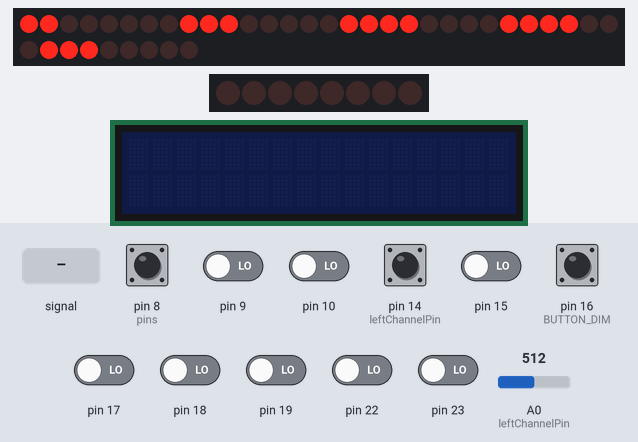
Bench run of a sketch on a simulated Arduino Uno, built with avr-gcc and run on an emulated ATmega328P. On the bench: 39 shift-register outputs drawn as a row of LEDs (first output left, lit = HIGH), 8 shift-register outputs drawn as a row of LEDs (first output left, lit = HIGH), 16×2 character LCD. Wiring (inferred from the names in the program): 7 × shift register (74HC595): data pin 2; shift clock pin 4; latch pin 3; OE pin 11; shift register (74HC595): data pin 13; shift clock pin 12. Wiring (inferred from the signals the program sends): character LCD (HD44780): RS Q28; E Q52; data Q32, Q33, Q34, Q35, Q36, Q37, Q38, Q39; 2 × row of LEDs: on Q0, Q1, Q2, Q3, Q4, Q5, Q6, Q7, Q8, Q9, Q10, Q11, Q12, Q13, Q14, Q15, Q16, Q17, Q18, Q19, Q20, Q21, Q22, Q23, Q24, Q25, Q26, Q27, Q29, Q30, Q31, Q40, Q41, Q42, Q43, Q44, Q45, Q46, Q47 / on Q0, Q1, Q2, Q3, Q4, Q5, Q6, Q7. Inputs (shaded band) come from the test bench; at power-on: pin 8 (pins), pin 16 (BUTTON_DIM) HIGH, pin 9, pin 10, pin 14 (leftChannelPin), pin 15, pin 17–19, pin 22, pin 23 LOW, A0 (leftChannelPin) = 512.

Above: at 1.2 s.
1.3 s: A0 (leftChannelPin) fed a 2 Hz sine of ±306 counts around its level
At 1.48 s:
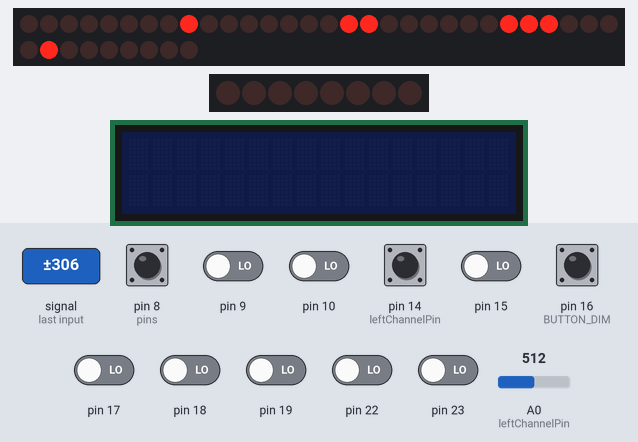
3.0 s: A0 (leftChannelPin) set to 900
At 3.8 s:
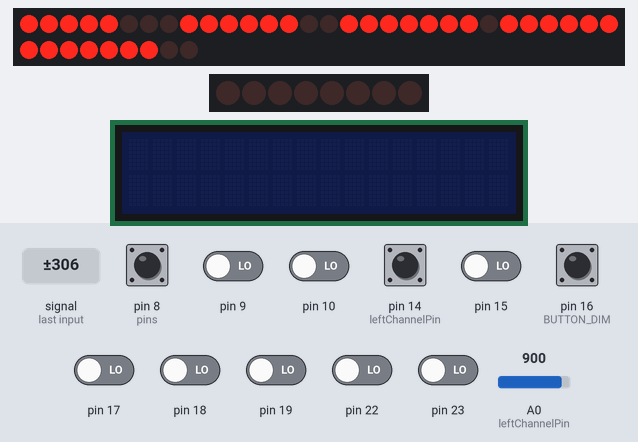
4.5 s: pin 16 (BUTTON_DIM) pulled LOW for 0.15 s
At 5.5 s:
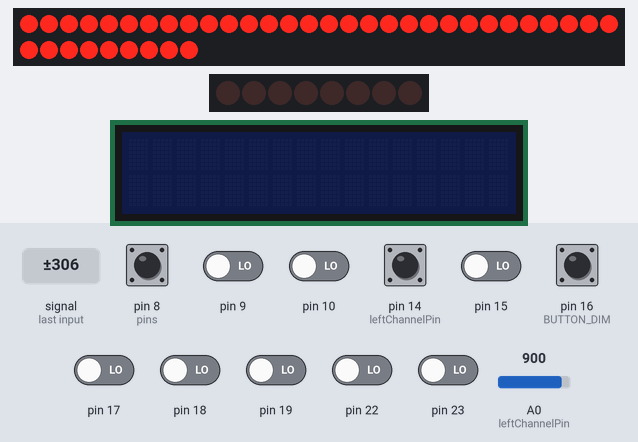
6.1 s: A0 (leftChannelPin) set to 716
At 7.3 s:
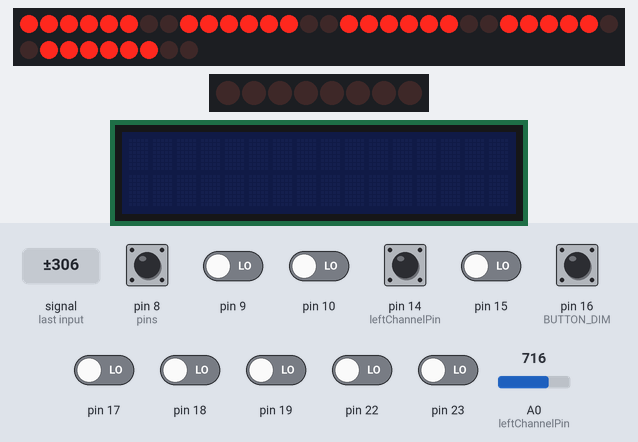
7.6 s: A0 (leftChannelPin) set to 511
At 8.5 s:
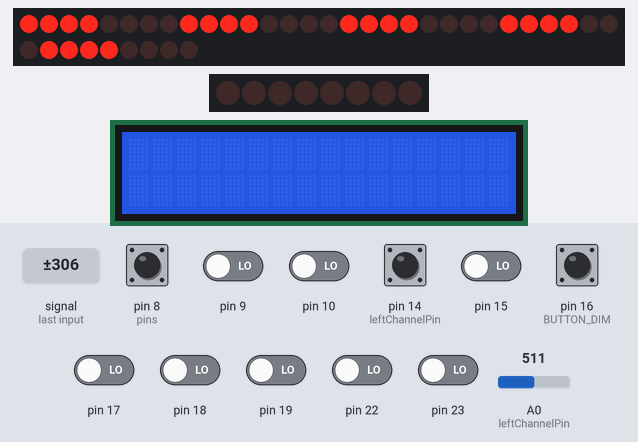
9.1 s: A0 (leftChannelPin) set to 306
At 9.6 s:
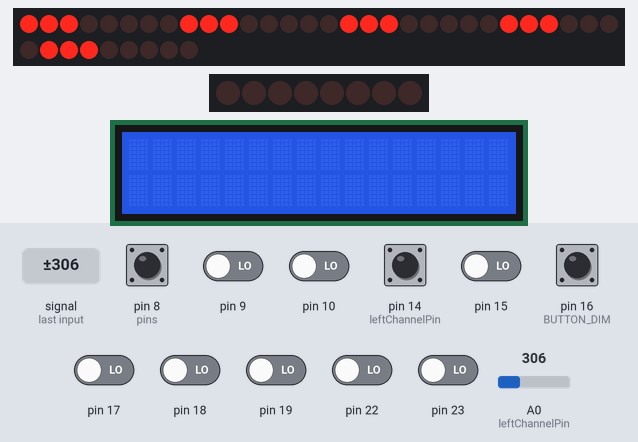
Timing chart, 0 to 11.6 s (numbered marks = the images above; inputs shaded):
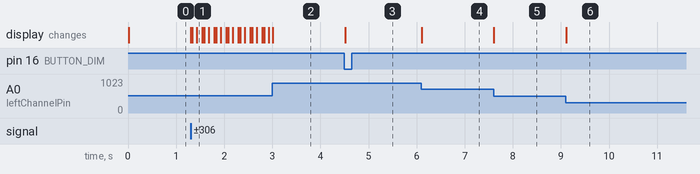

The sketch:

equalizer_shift_reg.ino
```cpp
#include <util/atomic.h>

//Shift register pins
#define ST_CP PD3
#define SH_CP PD4
#define DS PD2
#define OE PB3
#define BUTTON_MODE PB0
#define BUTTON_DIM PC2
#define countArr(number) sizeof(number)/sizeof(number[0])

//MSGEQ7 pins
#define leftChannelPin 0
#define strobePin PB4
#define resetPin PB5

uint8_t pressed[] = {0, 0};
boolean first_press = 1;

uint16_t spectrumLeftValue[7];
uint16_t spectrumRightValue[7];
uint8_t filter = 120;
uint16_t spectrumValue[7];
uint16_t amplitudeBitsLast[7];
uint16_t maxFreq;
uint8_t modeType = 3;

uint16_t speedFall = 60;//the speed (ms) of max amplitude falling
uint16_t stayMaxFall = 200; // how much time (ms) will stay at max amplitude before starting to fall
uint16_t speedFall_1 = 40;


uint32_t last_millis[7];
uint32_t last_millis_stay_max[7];
uint32_t last_millis_1 = 0;

void setup() {
  Serial.begin(9600);
  Serial.end();
  //set STORAGE, SHIFT and DATA IN as OUTPUT for 74HC595N
  DDRD |= (1 << ST_CP) | (1 << SH_CP) | (1 << DS);
  //set OE as OUTPUT  for 74HC595N
  DDRB |= (1 << OE);
  //set LOW for OE
  PORTB &= ~(1 << OE);

  DDRC &= ~(1 << PC0);
  DDRB |= (1 << strobePin) | (1 << resetPin);

  DDRB &= ~(1 << BUTTON_MODE); //BUTTON_MODE INPUT
  PORTB |= (1 << BUTTON_MODE); //BUTTON_MODE INPUT_PULLUP

  DDRC &= ~(1 << BUTTON_DIM); //BUTTON_DIM INPUT
  PORTC |= (1 << BUTTON_DIM); //BUTTON_DIM INPUT_PULLUP

  TCCR1A |= (1 << WGM10) | (1 << WGM11);
  TCCR1B = (1 << CS11) | (1 << CS10) | (1 << WGM12) | (1 << WGM13); // Normal port operation, 64 prescaller, Fast PWM OCRA
  OCR1A = 1250; //200Hz
  TIMSK1 = (1 << TOIE1);

  //set brightness
  TCCR2A |= (1 << COM2A1) | (1 << COM2A0);
  OCR2A = 1;

  MSGEQ7_reset();
  last_millis_1 = millis();

  setBrightness();
}

void loop() {
  if (buttonPressed(0)) {
    ++modeType %= 4;
    last_millis_1 = millis();
    pressed[0] = 0;
  }

  if (buttonPressed(1)) {
    setBrightness();
    pressed[1] = 0;
  }

  MSGEQ7_read();
  ledLights(spectrumValue, countArr(spectrumValue), modeType);

  if(modeType == 1){
    delay(10);
  }
}

void ledLights(uint16_t *spectrumValue, uint8_t sizeSpectrum, uint8_t type) {
  uint8_t amplitudeBits = 0;
  uint8_t max_amplitudeBits = 0;

  PORTD &= ~(1 << ST_CP);

  //MODE 0 :: lights all leds till amplitude
  if (type == 0) {
    for (int i = 0 ; i < sizeSpectrum; i++) {
      amplitudeBits = floor(spectrumValue[i] / 128) + 1; // 1024 / 8 = 128
      if (spectrumValue[i] < filter) {
        amplitudeBits = 0;
      }
      shiftOut(DS, SH_CP, MSBFIRST, round(pow(2, amplitudeBits) - 1));
    }
  }

  //MODE 1 :: combination of previous two
  if (type == 1) {
    for (int i = 0 ; i < sizeSpectrum; i++) {
      amplitudeBits = floor(spectrumValue[i] / 128) + 1; // 1024 / 8 = 128
      if (spectrumValue[i] < filter) {
        amplitudeBits = 0;
      }

      shiftOut(DS, SH_CP, MSBFIRST, (uint8_t) round(pow(2, amplitudeBits) - 1) | (uint8_t) round(pow(2, amplitudeBitsLast[i] - 1)));

      if (amplitudeBits >= amplitudeBitsLast[i]) {
        amplitudeBitsLast[i] = amplitudeBits;
        last_millis[i] = millis();
        last_millis_stay_max[i] = millis();
      }
      else if (amplitudeBitsLast[i] > 0 && (millis() - last_millis[i]) > speedFall && (millis() - last_millis_stay_max[i]) > stayMaxFall) {
        amplitudeBitsLast[i]--;
        last_millis[i] = millis();
      }
    }

  }

  //MODE 2 :: light only amplitude led
  if (type == 2) {
    for (int i = 0 ; i < sizeSpectrum; i++) {

      amplitudeBits = floor(spectrumValue[i] / 128) + 1; // 1024 / 8 = 128
      if (spectrumValue[i] < filter) {
        amplitudeBits = 0;
      }

      shiftOut(DS, SH_CP, MSBFIRST, (uint8_t) round(pow(2, amplitudeBitsLast[i] - 1)));

      if (amplitudeBits >= amplitudeBitsLast[i]) {
        amplitudeBitsLast[i] = amplitudeBits;
        last_millis[i] = millis();
      }
      else if (amplitudeBitsLast[i] > 0 && (millis() - last_millis[i]) > speedFall_1) {
        amplitudeBitsLast[i]--;
        last_millis[i] = millis();
      }
    }
  }

  //MODE 3 :: center maxim frequency and distribute the rest
  if (type == 3) {
    max_amplitudeBits = floor(maxFreq / 128) + 1;

    for (int i = 0 ; i < sizeSpectrum; i++) {
      if (maxFreq < filter) {
        max_amplitudeBits = 0;
      }

      //if is center
      if(i == 3){
        shiftOut(DS, SH_CP, MSBFIRST, round(pow(2, max_amplitudeBits) - 1));
      }
      else if(i < 3){
        shiftOut(DS, SH_CP, MSBFIRST, round(pow(2,
                                                  (
                                                      (max_amplitudeBits - (3-i)) > 0
                                                          ?
                                                      (max_amplitudeBits - (3-i))
                                                          :
                                                          0
                                                   )
                                                 )- 1));
      }
      else{
        shiftOut(DS, SH_CP, MSBFIRST, round(pow(2,
                                                  (
                                                      (max_amplitudeBits - (i-3)) > 0
                                                          ?
                                                      (max_amplitudeBits - (i-3))
                                                          :
                                                          0
                                                   )
                                                 )- 1));
      }
    }
  }

  //latch data
  PORTD |= (1 << ST_CP);
}

void MSGEQ7_reset() {
  PORTB &= ~(1 << resetPin);  //init with STROBE and RESET low
  PORTB &= ~(1 << strobePin);

  PORTB |= (1 << resetPin) ; //set RESET high
  PORTB |= (1 << strobePin); //set STROBE high
  delayMicroseconds(18); //delay 18us for STROBE high (see timing diagram)

  PORTB &= ~(1 << strobePin); //set STROBE low
  delayMicroseconds(54); //delay 54us (tss 72us) for STROBE low (see timing diagram)

  PORTB &= ~(1 << resetPin); //set RESET low
  PORTB |= (1 << strobePin); //set STROBE high
  delayMicroseconds(18); //delay 18us for STROBE high (see timing diagram)
}


void MSGEQ7_read() {
  maxFreq = 0;

  for (int8_t i = 6; i >= 0; i--) {
    PORTB &= ~(1 << strobePin); //set STROBE low
    delayMicroseconds(10); // to = 36 us (see timing diagram)
    spectrumValue[i] = analogRead(leftChannelPin);

    if (spectrumValue[i] < filter) {
      spectrumValue[i] = 0;
    }

    if(modeType == 3){ //get maximum value of frequencies
      if(i == 6){
        maxFreq = spectrumValue[i];
      }
      else if(spectrumValue[i] > maxFreq && i >= 5) {
        maxFreq = spectrumValue[i];
      }
    }

    PORTB |= (1 << strobePin); //set STROBE high
    delayMicroseconds(10); // tss = 72 us (see timing diagram)
  }
}

ISR(TIMER1_OVF_vect) {
  //every 5 ms check for debounce
  debouncePress();
}

void debouncePress() {

  volatile static uint8_t pins[] = {PC2, PB0};
  volatile uint8_t pinb_arr[] = {PINC, PINB};
  volatile static uint8_t isPushed[] = {0, 0};
  volatile static uint8_t lastState[] = {0, 0};
  volatile static uint8_t count[] = {0, 0};

  for (uint8_t i = 0; i < countArr(pins); i++) {

    isPushed[i] = ( ( pinb_arr[i] & (1 << pins[i]) ) == 0);

    //check if button was pressed
    if (isPushed[i] && !lastState[i]) { // if pressed

      count[i]++;

      // if button has not bounce for 4 checks, the button is debounce and considered pressed
      if (count[i] >= 4) {
        lastState[i] = isPushed[i];
        pressed[i] = 1;
        count[i] = 0;
        first_press = true;
      }
    }
    else if (!isPushed[i] && lastState[i]) { //if released
      lastState[i] = isPushed[i];
      //pressed[i] = 0;
      count[i] = 0;
    }
  }

}

boolean buttonPressed(uint8_t pin) {
  ATOMIC_BLOCK(ATOMIC_RESTORESTATE) {
    if (pressed[pin]) {
      return true;
    }

    return false;
  }
}

void setBrightness() {
  static uint8_t brightness = 0;
  brightness = ++brightness % 5;

  OCR2A = (63 * brightness) + 1;
}
```

Measured:
- after the input at 1.3 s, the display: changes at once (image 1)
- after the input at 3.0 s, the display: changes at once (image 2)
- after the input at 4.5 s, the display: changes at once (image 3)
- after the input at 6.1 s, the display: changes at once (image 4)
- after the input at 7.6 s, the display: changes at once (image 5)
- after the input at 9.1 s, the display: changes at once (image 6)
